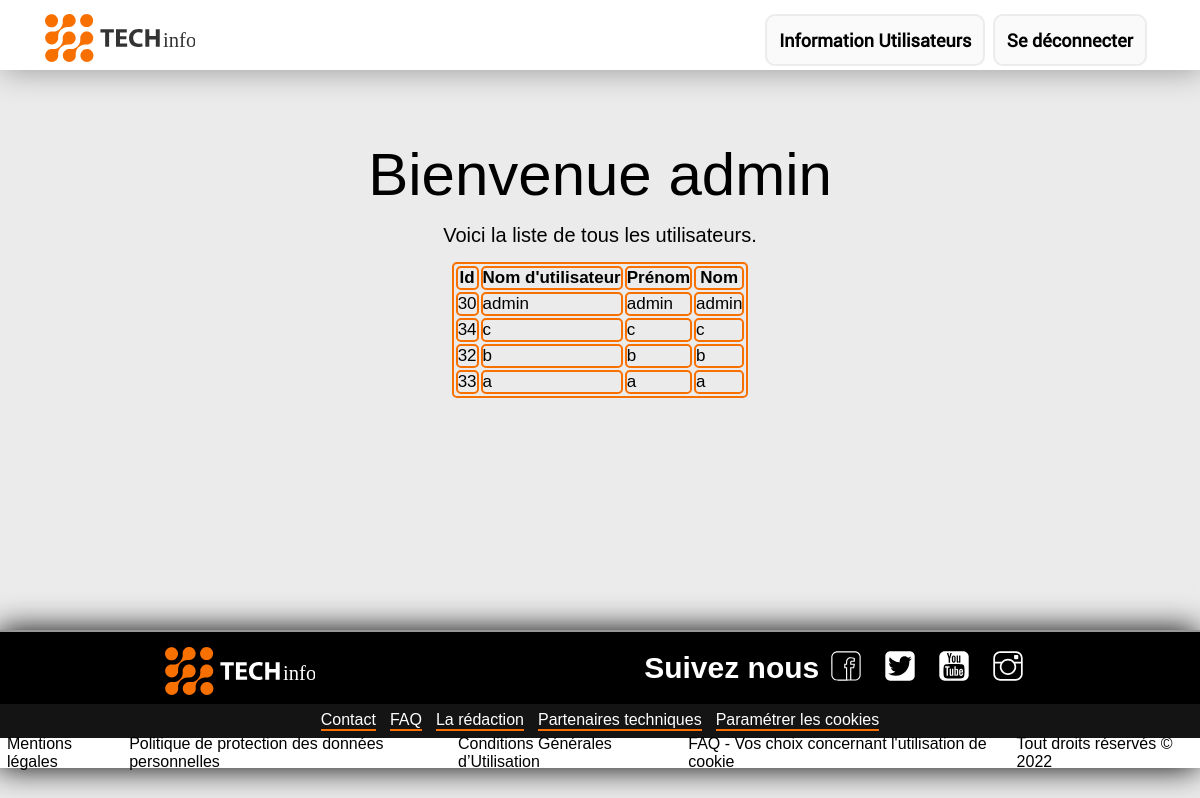
Screenshot of /admin.php (signed in) with the database file from the repository.
### tables this page shows
CREATE TABLE IF NOT EXISTS `utilisateurs` (
  `id` int(11) NOT NULL AUTO_INCREMENT,
  `login` varchar(255) NOT NULL,
  `prenom` varchar(255) NOT NULL,
  `nom` varchar(255) NOT NULL,
  `password` varchar(255) NOT NULL,
  PRIMARY KEY (`id`)
);

### admin.php (the view, shortened to what this page needs)
<!DOCTYPE html>
<html>
<head>
<link rel="stylesheet" href="styles/admin.css" />
</head>
<body>
<?php include('include/header.php');
        include 'include/connect_db.php';
?>
<main>
    <section>
            <div class="Bienvenue">Bienvenue <?php echo $_SESSION['login'];?></div>
            <p>Voici la liste de tous les utilisateurs.</p>
            <table>
                    <thead>
                        <tr>
                            <th>Id</th>
                            <th>Nom d'utilisateur</th>
                            <th>Prénom</th>
                            <th>Nom</th>
                        </tr>
                    </thead>
                    <tbody>
                        <?php
                            $request = "SELECT * FROM utilisateurs";
                            $exec_request = $connect -> query($request);
                            while(($result = $exec_request -> fetch_assoc()) != null)
                            {
                                echo "<tr>";
                                echo "<td>".$result['id']."</td>";
                                echo "<td>".$result['login']."</td>";
                                echo "<td>".$result['prenom']."</td>";
                                echo "<td>".$result['nom']."</td>";
                                echo "</tr>";
                            }
                        ?>
                    </tbody>
                </table>
    </section>
</main>
<?php include('include/footer.php'); ?>
</body>
</html>

### include/header.php
<link rel="stylesheet" href="styles/header-style.css" />
<header>
    <div id="box1">
        <div id="logo-box">
            <a href=index.php><img src="img/logo_black_letters.svg" alt="logo"></a>
        </div>
    </div>
    <div id="box2">
    <?php if(!isset($_SESSION['login'])){ ?>
        <a href="index.php" class="active" href=index.html>Accueil</a>
        <a href="connexion.php"class="no_active" href="shazam.html" >Connexion</a>
        <a href="inscription.php"class="no_active" href="spotify.html" >Inscription</a>
    <?php } elseif($_SESSION['login'] === "admin"){?>
                <a href="admin.php">Information Utilisateurs</a>
                <a href="deconnexion.php">Se déconnecter</a>
        <?php } else{?>
            <a href="deconnexion.php">Se déconnecter</a>
        <?php } ?>
    </div>
</header>

### include/footer.php
<link rel="stylesheet" href="styles/footer-style.css" />
<footer>
<div id="block-black-up">
    <div id="logo-block" >
        <a href="index.html"><img src="img/logo_white_letters.svg" alt="logo tech compass"></a>
    </div>
    <div id="social-block">
        <h3>Suivez nous</h3>
        <ul>
            <li><img src="img/icons/facebook-icon.svg" alt="facebook icon"></li>
            <li><img src="img/icons/twitter-icon.svg" alt="twitter icon"></li>
            <li><img src="img/icons/youtube-icon.svg" alt="youtube icon"></li>
            <li><img src="img/icons/instagram-icon.svg" alt="instagram icon"></li>
        </ul>
    </div>
</div>
<div id="block-black-down">
    <ul>
        <li>Contact</li>
        <li>FAQ</li>
        <li>La rédaction</li>
        <li>Partenaires techniques</li>
        <li>Paramétrer les cookies</li>
    </ul>
</div>
<div id="white-block">
    <ul>
        <li>Mentions légales</li>
        <li>Politique de protection des données personnelles</li>
        <li>Conditions Générales d’Utilisation</li>
        <li>FAQ - Vos choix concernant l'utilisation de cookie</li>
        <li>Tout droits réservés © 2022</li>
    </ul>
</div>
</footer>

### styles/admin.css (style rules this page uses)
body { background-color: rgb(235, 235, 235); }
main { font-size: 25px; display: flex; flex-direction: column; justify-content: center; align-items: center; margin: 0; padding: 0; width: 100%; height: 70vh; }
section { margin-top: 5%; display: flex; flex-direction: column; align-items: center; width: 100%; height: 60vh; }
section div { font-size: 60px; }
section p { margin: 15px; font-size: 20px; text-align: center; }
table , th, td { border: solid 2px #F87000; font-size: 17px; border-radius: 5px; }
table td { margin-top: 15px; }

### styles/header-style.css (style rules this page uses)
* { margin: 0; padding: 0; box-sizing: border-box; }
body { font-family: 'Share Tech', sans-serif; }
a { text-decoration: none; }
header { width: 100%; height: 70px; display: flex; justify-content: space-between; background-color: white ; box-shadow:2px 2px 30px #9d9d9d; }
#box1 { display: flex; flex-direction: row; }
#box1 a { padding-top: 3px; }
#box2 { align-self: center; padding-top: 10px; padding-right: 50px; }
#logo-box { padding-left: 40px; padding-top: 9px; }
#logo-box img { width: 150px; margin: 5px; }
#box2 a { color: black; font-family: 'roboto_regular'; font-weight: bold; padding: 12px; text-decoration: none; font-size: 18px; line-height: 25px; border-radius: 10px; background-color: rgb(250 250 250); margin-right: 3px; border: 2px solid rgb(236, 236, 236); }

### styles/footer-style.css (style rules this page uses)
footer { border-top: 2px solid rgb(151, 151, 151); color: white; display: flex; flex-direction: column; justify-content: space-between; width: 100%; background-color: #141414; box-shadow:-2px 0px 30px #000000; }
#block-black-up { display: flex; justify-content: space-around; align-items: center; background-color: #000000; }
#block-black-down { display: flex; justify-content: space-around; }
#block-black-down li { cursor: pointer; border-bottom: 0.125rem solid #F87000; }
#logo-block { display: flex; font-family: 'tech logo'; font-size: 50px; margin-top: 15px; }
footer img { width: 150px; }
footer ul { display: flex; list-style: none; }
footer li { margin: 7px; }
#social-block h3 { font-size: 30px; }
#social-block { display: flex; justify-content: center; align-items: center; }
#social-block img { width: 30px; height: 30px; color: white; margin: 5px; cursor: pointer; }
#white-block { display: flex; justify-content: center; align-items: center; background-color: #ffffff; color: #000000; width: 100%; height: 30px; }
#white-block li { cursor: pointer; }
footer a:-webkit-any-link { color: white; cursor: pointer; text-decoration: none; }

### rows the page displays
utilisateurs: id "30", login "admin", prenom "admin", nom "admin"
utilisateurs: id "34", login "c", prenom "c", nom "c"
utilisateurs: id "32", login "b", prenom "b", nom "b"
utilisateurs: id "33", login "a", prenom "a", nom "a"

### other values shown
$_SESSION['login'] "admin"
